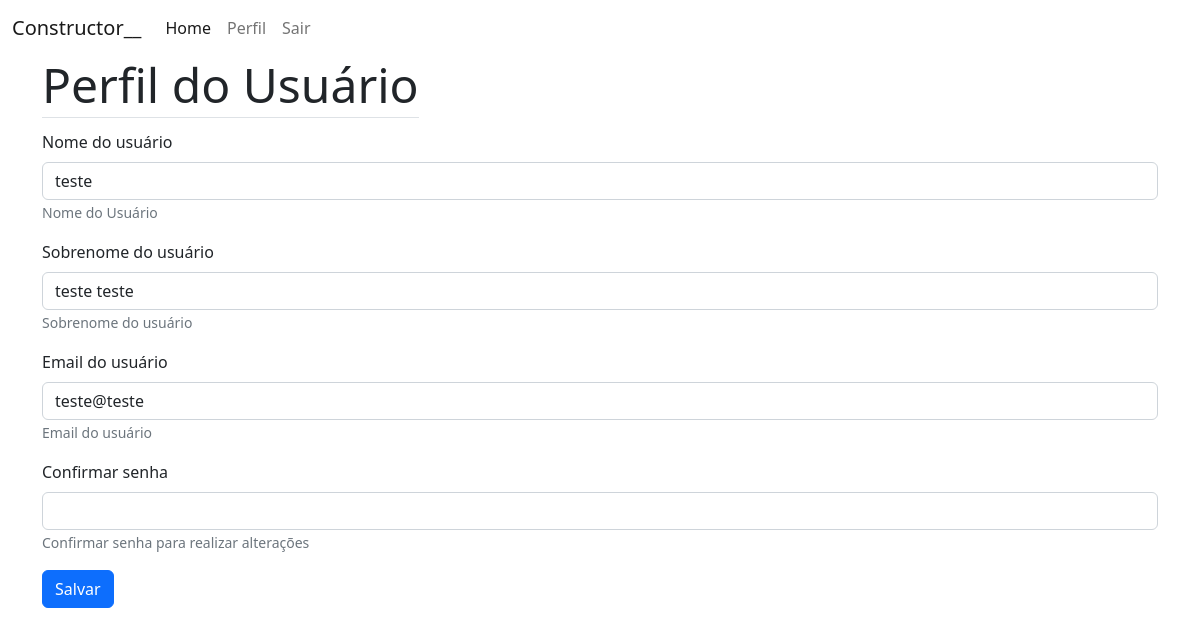
Page /views/user/profile.php on the earlier database version.
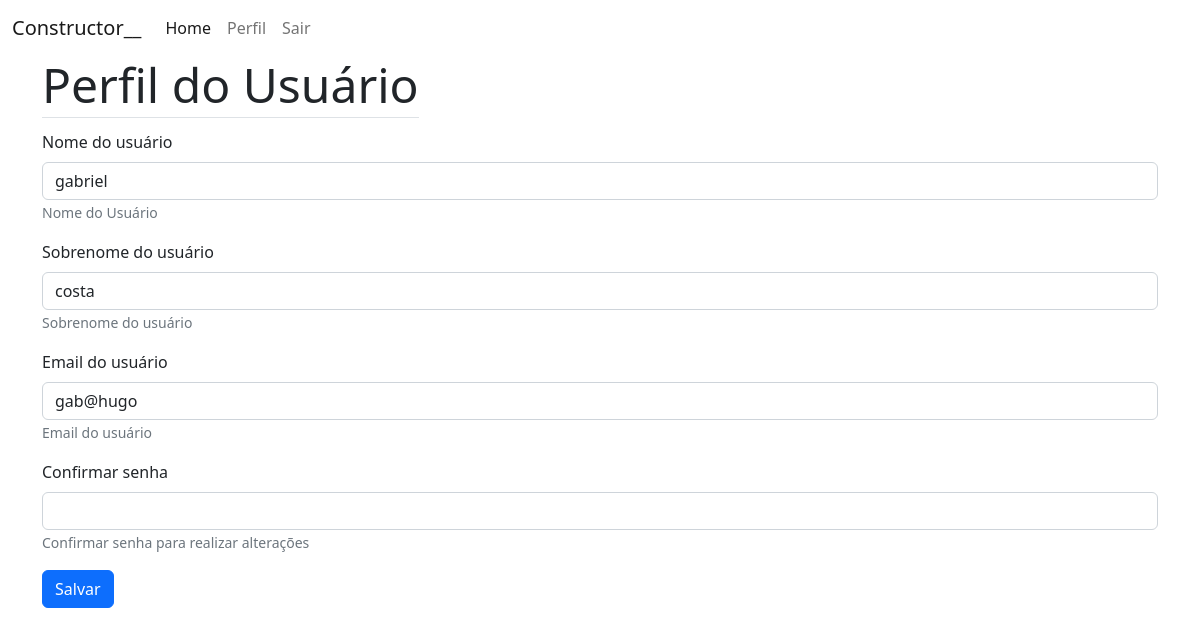
Same page on the later database version.
### tables this page shows
CREATE TABLE user (id INTEGER PRIMARY KEY NOT NULL,email STRING UNIQUE, firstname STRING, lastname STRING, password STRING);

### library/auth.php (called while the page is built, shortened)
<?php
function authName()
{
    include __DIR__ . '/../database/connection.php';
    $useremail = $_SESSION['user'];
    $result = $db->query("SELECT firstname,lastname FROM user WHERE email LIKE '%" . $useremail . "%'");
    $search=$result->fetchArray();
    return $search;
}
function authEmail()
{
    include __DIR__ . '/../database/connection.php';
    $useremail = $_SESSION['user'];
    $result = $db->query("SELECT email FROM user WHERE email LIKE '%" . $useremail . "%'");
    $search=$result->fetchArray();
    return $search['email'];
}

### views/user/profile.php (the view, shortened to what this page needs)
<!doctype html>
<html lang="en">
<head>
  <link href="https://cdn.jsdelivr.net/npm/bootstrap@5.2.1/dist/css/bootstrap.min.css" rel="stylesheet"
>
</head>
<body>
  <?php
    include_once __DIR__.'/../pieces/content/navbar.php';
  ?>
  <div class="container">
    <div class="row">
      <div class="col">
        <span class="display-5 border-bottom">Perfil do Usuário</span>
      </div>
    </div>
    <div class="row mt-3">
      <div class="col">
        <form action="/user/update" method="POST">
          <div class="mb-3">
            <label for="" class="form-label">Nome do usuário</label>
            <input type="text"
              class="form-control" required name="firstname" id=""  value="<?php
              include_once __DIR__.'/../../library/auth.php';
                $username = authName();
                echo $username['firstname'];
              ?>" aria-describedby="helpId" placeholder="">
            <small id="helpId" class="form-text text-muted">Nome do Usuário</small>
          </div>
          <div class="mb-3">
            <label for="" class="form-label">Sobrenome do usuário</label>
            <input type="text"
              class="form-control" required name="lastname" value="<?php
              include_once __DIR__.'/../../library/auth.php';
                $username = authName();
                echo $username['lastname'];
              ?>" id="" aria-describedby="helpId" placeholder="" >
            <small id="helpId" class="form-text text-muted">Sobrenome do usuário</small>
          </div>
          <div class="mb-3">
            <label for="" class="form-label">Email do usuário</label>
            <input type="text"
              class="form-control" required name="email"  value="<?php
              include_once __DIR__.'/../../library/auth.php';
                $useremail = authEmail();
                echo $useremail;
              ?>" id="" aria-describedby="helpId" placeholder="" >
            <small id="helpId" class="form-text text-muted">Email do usuário</small>
          </div>
          <div class="mb-3">
            <label for="" class="form-label">Confirmar senha</label>
            <input type="password"
              class="form-control"  name="confirmedPassword"  id="" aria-describedby="helpId" placeholder="">
            <small id="helpId" class="form-text text-muted">Confirmar senha para realizar alterações</small>
          </div>
            <button class="btn btn-primary">Salvar</button>
        </form>
      </div>
    </div>
  </div>
</body>
</html>

### views/pieces/content/navbar.php (shortened to what this page needs)
<nav class="navbar navbar-expand-lg bg-body-tertiary">
  <div class="container-fluid">
    <a class="navbar-brand" href="/dash">Constructor__</a>
    <div class="collapse navbar-collapse" id="navbarSupportedContent">
      <ul class="navbar-nav me-auto mb-2 mb-lg-0">
        <li class="nav-item">
          <a class="nav-link active" aria-current="page" href="/dash">Home</a>
        </li>
        <li class="nav-item">
          <a class="nav-link" href="/profile">Perfil</a>
        </li>
        <li class="nav-item">
          <a class="nav-link" href="/logout">Sair</a>
        </li>
      </ul>
    </div>
  </div>
</nav>

Differences in the rows shown:
changed user: email "teste@teste" → "gab@hugo"
Other differences:
form field firstname: "teste" → "gabriel"
form field lastname: "teste teste" → "costa"
